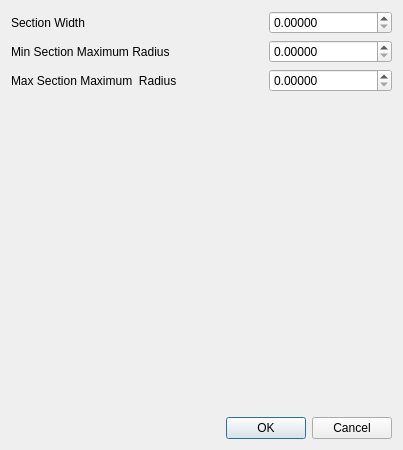
<?xml version="1.0" encoding="UTF-8"?>
<ui version="4.0">
 <class>Dialog</class>
 <widget class="QDialog" name="Dialog">
  <property name="geometry">
   <rect>
    <x>0</x>
    <y>0</y>
    <width>403</width>
    <height>450</height>
   </rect>
  </property>
  <property name="windowTitle">
   <string>Dialog</string>
  </property>
  <layout class="QGridLayout" name="gridLayout">
   <item row="0" column="0">
    <widget class="QLabel" name="sectionLabel">
     <property name="text">
      <string>Section Width</string>
     </property>
    </widget>
   </item>
   <item row="0" column="2">
    <widget class="QDoubleSpinBox" name="widthBox">
     <property name="decimals">
      <number>5</number>
     </property>
    </widget>
   </item>
   <item row="1" column="0" colspan="2">
    <widget class="QLabel" name="minRadiusLabel">
     <property name="text">
      <string>Min Section Maximum Radius</string>
     </property>
    </widget>
   </item>
   <item row="1" column="2">
    <widget class="QDoubleSpinBox" name="minRadiusBox">
     <property name="decimals">
      <number>5</number>
     </property>
    </widget>
   </item>
   <item row="2" column="0" colspan="2">
    <widget class="QLabel" name="maxRadiusLabel">
     <property name="text">
      <string>Max Section Maximum  Radius</string>
     </property>
    </widget>
   </item>
   <item row="2" column="2">
    <widget class="QDoubleSpinBox" name="maxRadiusBox">
     <property name="decimals">
      <number>5</number>
     </property>
    </widget>
   </item>
   <item row="3" column="0" colspan="3">
    <widget class="Curve2DEditor" name="funcEditor" native="true"/>
   </item>
   <item row="4" column="1" colspan="2">
    <widget class="QDialogButtonBox" name="buttonBox">
     <property name="orientation">
      <enum>Qt::Horizontal</enum>
     </property>
     <property name="standardButtons">
      <set>QDialogButtonBox::Cancel|QDialogButtonBox::Ok</set>
     </property>
    </widget>
   </item>
  </layout>
 </widget>
 <customwidgets>
  <customwidget>
   <class>Curve2DEditor</class>
   <extends>QWidget</extends>
   <header>openalea.plantgl.gui.curve2deditor.h</header>
   <container>1</container>
  </customwidget>
 </customwidgets>
 <resources/>
 <connections>
  <connection>
   <sender>buttonBox</sender>
   <signal>accepted()</signal>
   <receiver>Dialog</receiver>
   <slot>accept()</slot>
   <hints>
    <hint type="sourcelabel">
     <x>248</x>
     <y>254</y>
    </hint>
    <hint type="destinationlabel">
     <x>157</x>
     <y>274</y>
    </hint>
   </hints>
  </connection>
  <connection>
   <sender>buttonBox</sender>
   <signal>rejected()</signal>
   <receiver>Dialog</receiver>
   <slot>reject()</slot>
   <hints>
    <hint type="sourcelabel">
     <x>316</x>
     <y>260</y>
    </hint>
    <hint type="destinationlabel">
     <x>286</x>
     <y>274</y>
    </hint>
   </hints>
  </connection>
 </connections>
</ui>
